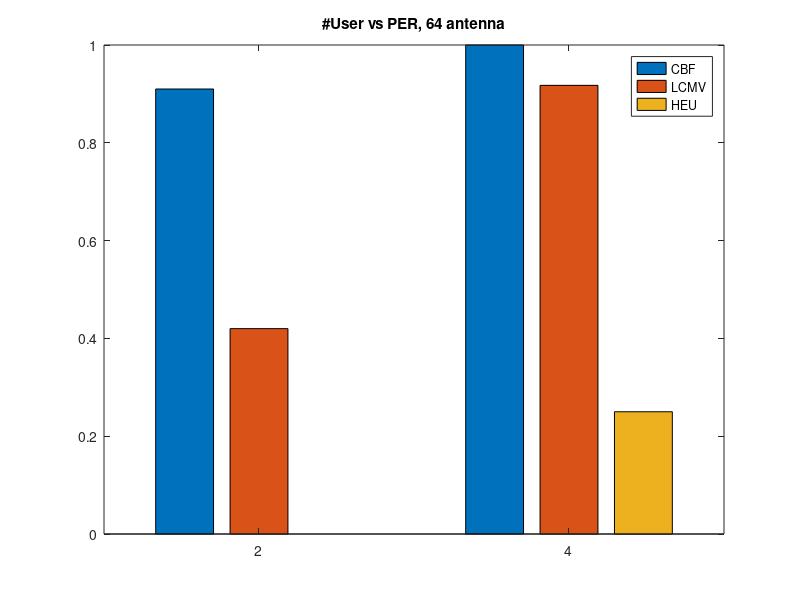
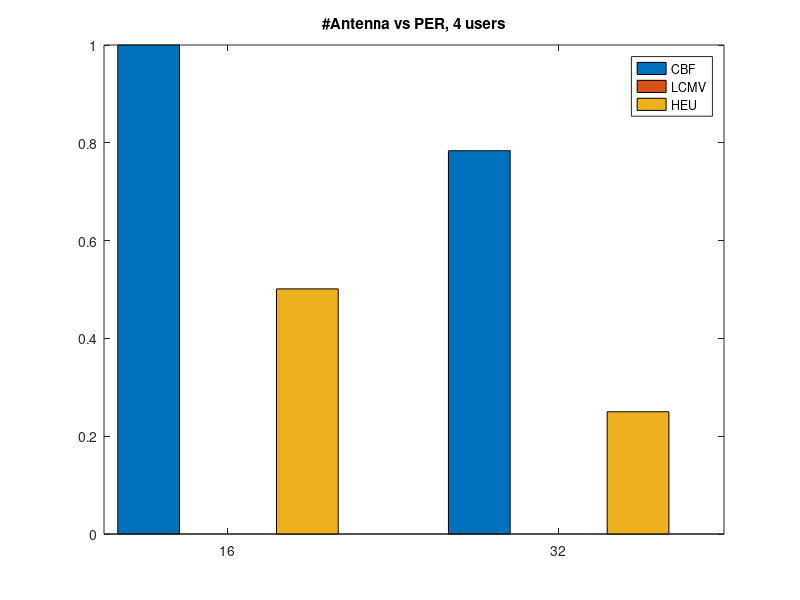

Write the MATLAB code that produced these figures, in order.
clear; close all; clc;

nUser = [2 4];
UserExp_TRD = load('./SIM_PERF/USER_PER_EXP_TRD.mat', 'PER_LCMV', 'PER_CBF');
UserExp_HEU = load('./SIM_PERF/USER_PER_EXP_HEU.mat', 'PER_HEU');

nAnt = [16 32];
AntExp_TRD = load('./SIM_PERF/ANTENNA_PER_EXP_TRD.mat', 'PER_LCMV', 'PER_CBF');
AntExp_HEU = load('./SIM_PERF/ANTENNA_PER_EXP_HEU.mat', 'PER_HEU');


UserExp_data = [UserExp_TRD.PER_CBF; UserExp_TRD.PER_LCMV; UserExp_HEU.PER_HEU]';
AntExp_data = [AntExp_TRD.PER_CBF; AntExp_TRD.PER_LCMV; AntExp_HEU.PER_HEU]';

figure(1)
bar(nUser, UserExp_data(1:2, :))
legend('CBF', 'LCMV', 'HEU');
title('#User vs PER, 64 antenna')

figure(2)
bar(nAnt, AntExp_data(1:2, :))
legend('CBF', 'LCMV', 'HEU');
title('#Antenna vs PER, 4 users')